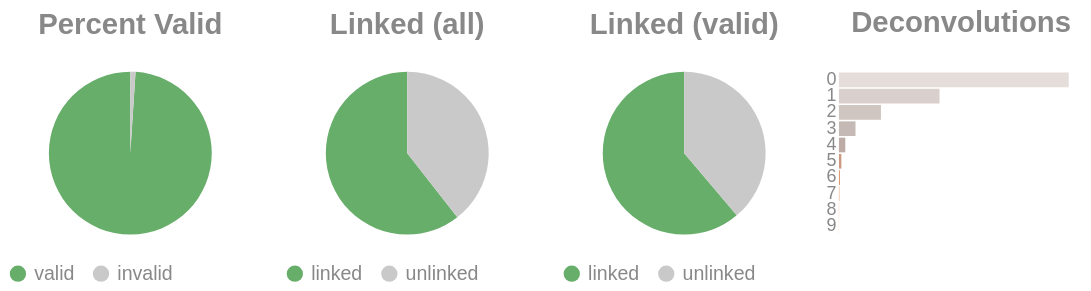

The cell this chart's notebook holds for it:
### Code cell
if SKIPLR:
    pass
else:
    clash = Counter()
    for i in valids['molecule'].to_list():
        _mol = i.split("-")
        if len(_mol) == 1:
            clash.update('0')
        else:
            clash.update(_mol[-1])

    _d = {"deconvolutions": [], 'count': []}
    for k,v in clash.items():
        _d['deconvolutions'].append(k)
        _d['count'].append(v)

    tot_valid = valids['reads'].sum()
    mask = valids['reads'] >= 2
    n_linked_reads = valids.filter(mask)['reads'].sum()
    if n_linked_reads == 0:
        print_html("No linked molecules (>=2 reads) were detected; skipping linked-only distributions.")
        SKIPLR = True
    else:
        perc_valid = round(tot_valid / n_reads, 4)
        linked_perc_abs = round(n_linked_reads / n_reads, 4)
        linked_perc = round(n_linked_reads / tot_valid, 4)

    _valid = pl.DataFrame({"valids": ['valid', 'invalid'], "count": [tot_valid, n_reads - tot_valid]})
    _linked_abs = pl.DataFrame({"linked (absolute)": ['linked', 'unlinked'], "count": [n_linked_reads, n_reads - n_linked_reads]})
    _linked_rel = pl.DataFrame({"linked (valids)": ['linked', 'unlinked'], "count": [n_linked_reads, tot_valid - n_linked_reads]})

    (
        alt.hconcat(
            piechart(_valid, goodval = 'valid', title = "Percent Valid"),
            piechart(_linked_abs, goodval = "linked", title =  "Linked (all)"),
            piechart(_linked_rel, goodval = "linked", title =  "Linked (valid)"),
            convolutionbar(pl.DataFrame(_d), title = "Deconvolutions"),
            center = True,
            bounds = 'flush'
        )
        .resolve_scale(color='independent')
        .resolve_legend('independent')
        .properties(usermeta={'embedOptions': {"actions": False}})
    ).display()

### Figure 1 — Vega-Lite specification as saved in the notebook (floating-point values rounded to 4 significant figures)
{"width": "container", "height": 400, "config": {"title": {"anchor": "start", "dy": -15, "fontSize": 18, "color": "#888888", "subtitleColor": "#888888", "subtitleFontSize": 14}, "arc": {"fill": "#0072B2"}, "axis": {"domainColor": "#888888", "domainWidth": 0.5, "gridWidth": 0.2, "grid": false, "titleFontWeight": 400, "titleFontSize": 15, "labelFontSize": 11, "labelColor": "#888888", "tickColor": "#888888", "tickWidth": 0.2, "titleColor": "#888888"}, "axisBand": {"grid": false}, "axisX": {"grid": true, "tickSize": 10, "domainCap": "round"}, "axisY": {"domain": false, "grid": true, "tickSize": 0, "domainCap": "round"}, "background": "transparent", "header": {"labelFontSize": 15, "labelColor": "#888888", "titleFontSize": 15, "titleFontWeight": 600, "titleColor": "#888888"}, "legend": {"labelFont": "sans-serif", "labelFontSize": 12, "labelColor": "#888888", "symbolSize": 100, "symbolType": "circle", "titleFontSize": 12, "titlePadding": 10, "titleColor": "#888888", "title": null}, "range": {"category": ["#E69F00", "#56B4E9", "#009E73", "#F0E442", "#0072B2", "#D55E00", "#CC79A7", "#000000"], "diverging": ["#cfe8f3", "#a2d4ec", "#73bfe2", "#46abdb", "#1696d2", "#12719e"]}, "area": {"fill": "#0072B2", "fillOpacity": 0.7, "line": true, "strokeOpacity": 0.7}, "line": {"color": "#0072B2", "stroke": "#0072B2", "strokeWidth": 2}, "trail": {"color": "#0072B2", "stroke": "#0072B2", "strokeWidth": 0, "size": 1}, "point": {"filled": true, "fillOpacity": 1.0, "size": 95}, "text": {"color": "#888888", "fontSize": 11, "align": "right", "fontWeight": 400, "size": 11}, "bar": {"fill": "#0072B2", "stroke": null}, "view": {"stroke": null, "continuousWidth": 660, "continuousHeight": 400}}, "hconcat": [{"data": {"name": "data-d7b35f21339207b9f8fee0fa5f1f590a"}, "mark": {"type": "arc"}, "encoding": {"color": {"field": "valids", "legend": {"orient": "bottom", "title": null}, "scale": {"domain": ["valid", "invalid"], "range": ["#68ae6b", "#C9C9C9"]}, "title": "Valids", "type": "nominal"}, "theta": {"field": "count", "type": "quantitative"}, "tooltip": [{"field": "valids", "title": "Valids", "type": "ordinal"}, {"field": "percent", "format": ".2%", "title": "Percent", "type": "quantitative"}, {"field": "count", "title": "Count", "type": "quantitative"}]}, "height": 100, "title": {"text": "Percent Valid", "align": "center", "anchor": "middle"}, "transform": [{"calculate": "datum.count / 5547012", "as": "percent"}], "width": 150}, {"data": {"name": "data-0ca84c1f858fc4c6babf810413fc01ae"}, "mark": {"type": "arc"}, "encoding": {"color": {"field": "linked (absolute)", "legend": {"orient": "bottom", "title": null}, "scale": {"domain": ["linked", "unlinked"], "range": ["#68ae6b", "#C9C9C9"]}, "title": "Linked (Absolute)", "type": "nominal"}, "theta": {"field": "count", "type": "quantitative"}, "tooltip": [{"field": "linked (absolute)", "title": "Linked (Absolute)", "type": "ordinal"}, {"field": "percent", "format": ".2%", "title": "Percent", "type": "quantitative"}, {"field": "count", "title": "Count", "type": "quantitative"}]}, "height": 100, "title": {"text": "Linked (all)", "align": "center", "anchor": "middle"}, "transform": [{"calculate": "datum.count / 5547012", "as": "percent"}], "width": 150}, {"data": {"name": "data-015c1db488b27b51e981efc1df68d163"}, "mark": {"type": "arc"}, "encoding": {"color": {"field": "linked (valids)", "legend": {"orient": "bottom", "title": null}, "scale": {"domain": ["linked", "unlinked"], "range": ["#68ae6b", "#C9C9C9"]}, "title": "Linked (Valids)", "type": "nominal"}, "theta": {"field": "count", "type": "quantitative"}, "tooltip": [{"field": "linked (valids)", "title": "Linked (Valids)", "type": "ordinal"}, {"field": "percent", "format": ".2%", "title": "Percent", "type": "quantitative"}, {"field": "count", "title": "Count", "type": "quantitative"}]}, "height": 100, "title": {"text": "Linked (valid)", "align": "center", "anchor": "middle"}, "transform": [{"calculate": "datum.count / 5490115", "as": "percent"}], "width": 150}, {"data": {"name": "data-1543490560b5459cccbefe0fb46549d2"}, "mark": {"type": "bar"}, "encoding": {"color": {"field": "deconvolutions", "legend": null, "scale": {"scheme": "lightgreyred"}, "type": "nominal"}, "tooltip": [{"field": "deconvolutions", "title": "Deconvolutions", "type": "ordinal"}, {"field": "percent", "format": ".2%", "title": "Percent", "type": "quantitative"}, {"field": "count", "title": "Count", "type": "quantitative"}], "x": {"axis": null, "field": "count", "type": "quantitative"}, "y": {"field": "deconvolutions", "sort": "ascending", "title": null, "type": "nominal"}}, "height": 100, "title": {"text": "Deconvolutions", "align": "center", "anchor": "middle"}, "transform": [{"calculate": "datum.count / 3266728", "as": "percent"}], "width": 150}], "bounds": "flush", "center": true, "resolve": {"legend": {"angle": "independent"}, "scale": {"color": "independent"}}, "usermeta": {"embedOptions": {"actions": false}}, "$schema": "https://vega.github.io/schema/vega-lite/v6.4.1.json", "datasets": {"data-d7b35f21339207b9f8fee0fa5f1f590a": [{"valids": "valid", "count": 5490115}, {"valids": "invalid", "count": 56897}], "data-0ca84c1f858fc4c6babf810413fc01ae": [{"linked (absolute)": "linked", "count": 3358091}, {"linked (absolute)": "unlinked", "count": 2188921}], "data-015c1db488b27b51e981efc1df68d163": [{"linked (valids)": "linked", "count": 3358091}, {"linked (valids)": "unlinked", "count": 2132024}], "data-1543490560b5459cccbefe0fb46549d2": [{"deconvolutions": "0", "count": 1881027}, {"deconvolutions": "1", "count": 823174}, {"deconvolutions": "2", "count": 343812}, {"deconvolutions": "3", "count": 135643}, {"deconvolutions": "4", "count": 52060}, {"deconvolutions": "5", "count": 19687}, {"deconvolutions": "6", "count": 7198}, {"deconvolutions": "7", "count": 2705}, {"deconvolutions": "8", "count": 1038}, {"deconvolutions": "9", "count": 384}]}}
